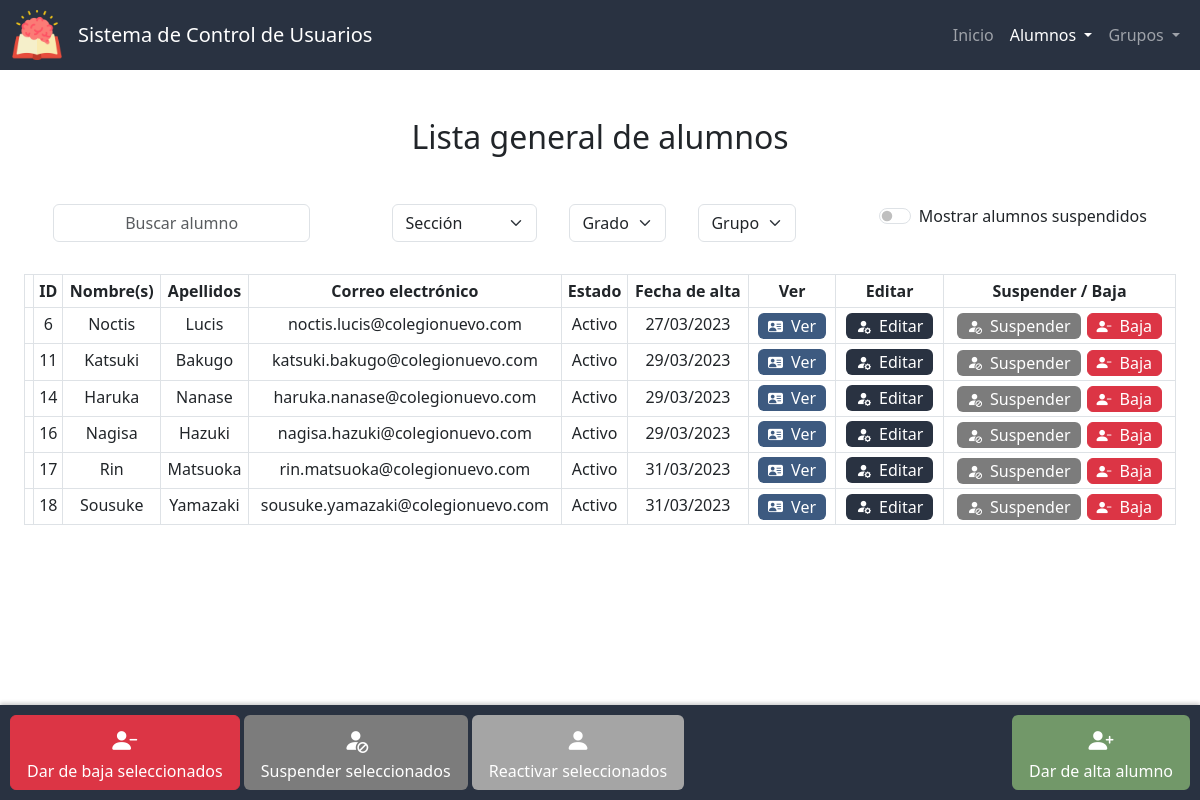
/lista_alumnos, run on an earlier commit of the app's database.
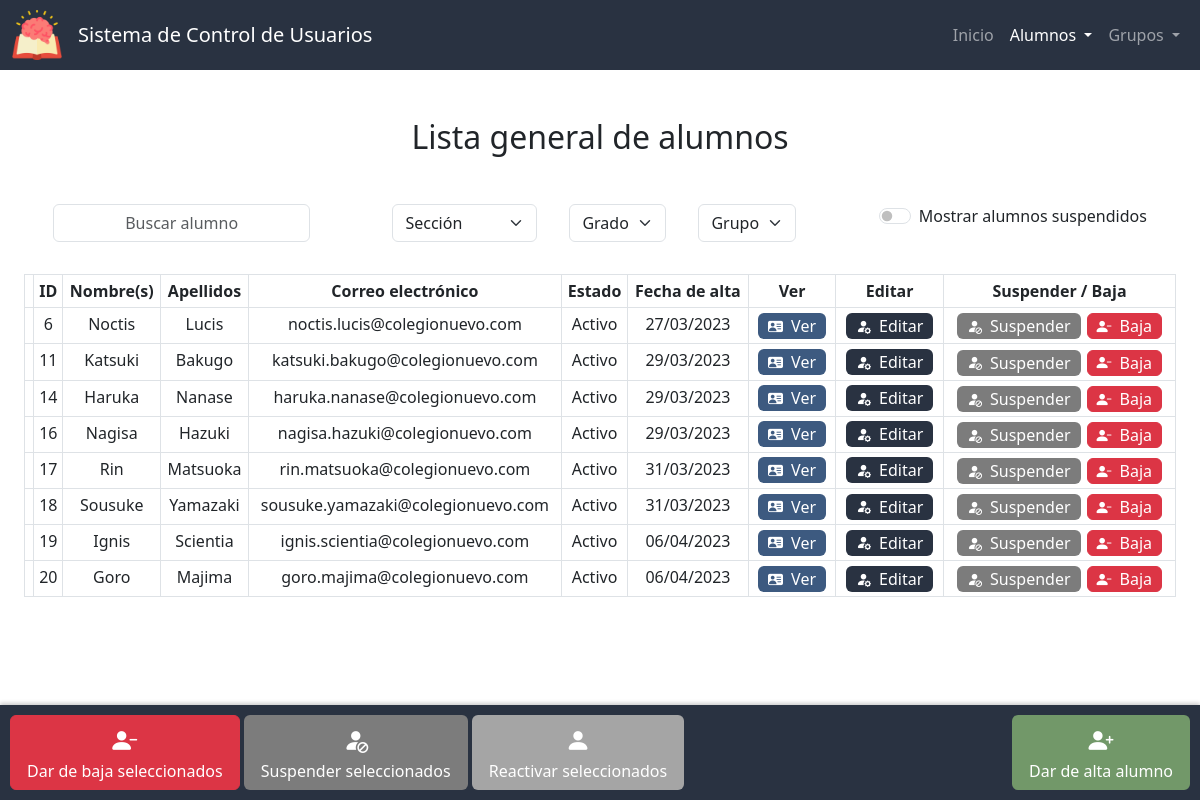
And on a later commit of the database.
### app.py (models this page shows, shortened)
class Alumnos(db.Model):
    id = db.Column(db.Integer, primary_key=True)
    nombre = db.Column(db.String(50), nullable=False)
    apellidos = db.Column(db.String(50), nullable=False)
    correo = db.Column(db.String(50), nullable=False, unique=True)
    estado = db.Column(db.Integer, nullable=False, default=0) # 0 - activo, 1 - suspendido, 2 - baja
    fecha_de_creacion = db.Column(db.DateTime, nullable=False, default=datetime.now)

### app.py (the view)
@app.route("/lista_alumnos", methods=["GET", "POST"])
def lista_alumnos():
    if request.method == "POST":
        grupo_actual = {}
        grupo_actual["seccion"] = request.form.get("seccion")
        grupo_actual["grado"] = request.form.get("grado")
        grupo_actual["grupo"] = request.form.get("grupo")
        suspendidos = True if request.form.get("suspendidos") == "on" else False
        estado = [0, 1] if suspendidos else [0]
        secciones = db.session.query(Grupos.seccion).distinct().all()
        datos = consultar_alumnos(grupo_actual, suspendidos,estado)
        if datos:
            return render_template("lista_alumnos.html", active="Lista de alumnos", lista=datos['lista'] , estados=ESTADOSV, grupo_actual=grupo_actual, secciones=secciones, grados=datos['grados'], grupos=datos['grupos'], suspendidos=suspendidos)
        else:
            lista = Alumnos.query.filter(Alumnos.estado.in_(estado)).all()
            return render_template("lista_alumnos.html", active="Lista de alumnos", lista=lista, estados=ESTADOSV, grupo_actual=None, secciones=secciones, grados=None, grupos=None, suspendidos=suspendidos)
    else:
        estado = 0
        lista = Alumnos.query.filter(Alumnos.estado == estado).all()
        secciones = db.session.query(Grupos.seccion).distinct().all()
        return render_template("lista_alumnos.html", active="Lista de alumnos", lista=lista, estados=ESTADOSV, grupo_actual=None, secciones=secciones, grados=None, grupos=None)

### templates/lista_alumnos.html (shortened to what this page needs)
{% extends "layout.html" %}
{% block scripts %}
    <link href="https://unpkg.com/bootstrap-table@1.21.3/dist/bootstrap-table.min.css" rel="stylesheet">
{% endblock %}
{% block main %}
    <h2 class="mb-5">
        {% if grupo_actual %} Lista de {% else %} Lista general de alumnos {% endif %}
    </h2>
    <form id="form-buscar-grupo" action="/lista_alumnos" method="post">
        <div class="d-flex justify-content-around">
            <div class="mb-3 mx-3">
                <input autocomplete="off" class="form-control mx-auto w-auto" autofocus id="buscar" placeholder="Buscar alumno" type="text">
            </div>
            <div class="d-flex flex-row bd-highlight mb-3 justify-content-center">
                <div class="mb-3 mx-3">
                    <select class="select form-select mx-auto w-auto" name="seccion" id="seccion" required>
                        <option selected value="">Sección</option>
                    </select>
                </div>
                <div class="d-flex flex-row justify-content-center" {% if grupo_actual.seccion %} style="display:block" {% else %} style="display:none" {% endif %}>
                    <div class="mb-3 mx-3">
                        <select class="select form-select mx-auto w-auto" name="grado" id="grado" required>
                            <option selected value="">Grado</option>
                        </select>
                    </div>
                    <div class="mb-3 mx-3">
                        <select class="select form-select mx-auto w-auto" name="grupo" id="grupo" required>
                            <option selected value="">Grupo</option>
                        </select>
                    </div>
                </div>
            </div>
            <div class="mb-3 mx-3">
                <div class="form-check form-switch switch-primario">
                    <input class="form-check-input" type="checkbox" id="suspendidos" name="suspendidos" {% if suspendidos %} checked {% endif %}>
                    <label class="form-check-label" for="suspendidos">Mostrar alumnos suspendidos</label>
                </div>
            </div>
        </div>
    </form>
    <div id="alumnos-div" class="container-fluid">
        <table id="tabla-alumnos" class="table table-hover table-bordered table-sm"
        data-search="true" data-search-accent-neutralise="true" data-search-selector="#buscar"
        data-show-columns="true" data-show-columns-toggle-all="true"
        data-show-pagination-switch="true" data-show-toggle="true" data-show-fullscreen="true"
        data-buttons-class="" data-locale="es-MX" data-visible-search="true"
        data-page-list="[10, 25, 50, 100, All]" data-select-item-name="selectedItems">
            <thead id="thead" class="color-primario">
                <tr>
                    <th data-field="state" data-checkbox="true"></th>
                    <th data-sortable="true" scope="col" data-visible="false" >ID</th>
                    <th data-sortable="true" scope="col">Nombre(s)</th>
                    <th data-sortable="true" scope="col">Apellidos</th>
                    <th data-sortable="true" scope="col">Correo electrónico</th>
                    <th data-sortable="true" scope="col" class="col-movil">Estado</th>
                    <th data-sortable="true" scope="col" class="col-movil">Fecha de alta</th>
                    <th>Ver</th>
                    <th class="col-movil">Editar</th>
                    <th class="col-movil">Suspender / Baja</th>
                </tr>
            </thead>
            <tbody id="tbody">
                {% for i in lista %}
                    <tr {% if i.estado == 1 %} class="suspendido" {% endif %}>
                        <td></td>
                        <td>{{ i.id }}</td>
                        <td >{{ i.nombre }}</td>
                        <td>{{ i.apellidos }}</td>
                        <td>{{ i.correo }}</td>
                        <td>{{ estados[i.estado] }}</td>
                        <td>{{ i.fecha_de_creacion.strftime('%d/%m/%Y') }}</td>
                        <td>
                            <form action="/ver_alumno" method="get">
                                <button type="submit" class="edit btn ver" title="Ver alumno"><i class="bi-small bi bi-person-vcard-fill mx-1"></i><span class="mx-1 no-movil">Ver</span></button>
                            </form>
                        </td>
                        <td>
                            <form action="/editar_alumno" method="get">
                                <button type="submit" class="edit btn color-primario" title="Editar alumno"><i class="bi-small bi bi-person-fill-gear mx-1"></i><span class="mx-1 no-movil">Editar</span></button>
                            </form>
                        </td>
                        <td>
                            <div class="btn-group">
                                <div {% if i.estado == 1 %} style="display:none;" {% endif %}>
                                    <form action="/suspender_alumno" method="post">
                                        <button type="submit" class="edit btn gris-oscuro" title="Suspender alumno"><i class="bi-small bi-person-fill-slash mx-1"></i><span class="mx-1 no-movil">Suspender</span></button>
                                    </form>
                                </div>
                                <form id="form-eliminar-alumno" action="/eliminar_alumno" method="post">
                                    <button type="button" class="edit btn btn-danger" title="Eliminar alumno" onclick="confirmarEliminar('{{ i.id }}', '{{ i.nombre }}', '{{ i.apellidos }}')"><i class="bi-small bi bi-person-dash-fill mx-1"></i><span class="mx-1 no-movil">Baja</span></button>
                                </form>
                            </div>
                        </td>
                    </tr>
                {% endfor %}
            </tbody>
        </table>
    </div>
    <div class="botones-fijos d-flex justify-content-between">
        <div class="btn-group">
            <div>
                <button id="eliminar-seleccionados" class="btn-big btn btn-danger" title="Dar de baja seleccionados"><i class="bi bi-person-dash-fill"></i><div class="mx-1 no-movil">Dar de baja seleccionados</div></button>
                <button id="suspender-seleccionados" class="btn-big btn gris-oscuro" title="Suspender seleccionados"><i class="bi bi-person-fill-slash"></i><div class="mx-1 no-movil">Suspender seleccionados</div></button>
                <button id="reactivar-seleccionados" class="btn-big btn gris" title="Reactivar seleccionados"><i class="bi bi-person-fill"></i><div class="mx-1 no-movil">Reactivar seleccionados</div></button>
            </div>
        </div>
        <div>
            <form action="/alta_alumno">
                <button type="submit" class="btn-big btn verde" title="Dar de alta alumno"><i class="bi bi-person-plus-fill"></i><div class="mx-1 no-movil">Dar de alta alumno</div></button>
            </form>
        </div>
    </div>
{% endblock %}

### templates/layout.html (shortened to what this page needs)
<!DOCTYPE html>
<html lang="es">
    <head>
        <link href="https://cdn.jsdelivr.net/npm/bootstrap@5.3.0-alpha1/dist/css/bootstrap.min.css" rel="stylesheet">
        <link rel="stylesheet" href="https://cdn.jsdelivr.net/npm/bootstrap-icons@1.10.3/font/bootstrap-icons.css">
        <link rel="stylesheet" href="https://use.fontawesome.com/releases/v5.6.3/css/all.css">
        {% block scripts %}
        {% endblock %}
        <link href="/static/styles.css" rel="stylesheet">
    </head>
    <body>
        <nav class="navbar navbar-expand-sm navbar-dark">
            <div class="container-fluid">
                <a class="navbar-brand" href="/">
                    <img alt="logo de escuela" src="static\logo.png" height=50px class="d-inline-block align-top">
                </a>
                <a class="navbar-brand" href="/"><span class="movil">SCU</span><span class="no-movil">Sistema de Control de Usuarios</span></a>
                <div class="collapse navbar-collapse color-primario" id="navbarSupportedContent">
                    <ul class="navbar-nav ms-auto mb-2 mb-lg-0">
                    <li class="nav-item">
                        <a class="nav-link {% if active=='Inicio' %} active {% endif %}" aria-current="page" href="/">Inicio</a>
                    </li>
                    <li class="nav-item dropdown">
                        <a class="nav-link dropdown-toggle {% if active in ['Lista de alumnos', 'Alta alumno', 'Alumno', 'Bajas alumnos'] %} active {% endif %}" href="#" id="navbarDropdown" role="button" data-bs-toggle="dropdown" aria-expanded="false">
                        Alumnos
                        </a>
                    </li>
                    <li class="nav-item dropdown">
                        <a class="nav-link dropdown-toggle {% if grupo %} active {% endif %}" href="#" id="navbarDropdown" role="button" data-bs-toggle="dropdown" aria-expanded="false">
                        Grupos
                        </a>
                    </li>
                    </ul>
                </div>
            </div>
          </nav>
          <main class="container-fluid py-5 text-center">
            {% block main %}{% endblock %}
        </main>
    </body>
</html>

### static/styles.css (style rules this page uses)
:root { --color-primario: #293241; --color-primario-active: #3b4f69; --color-primario-hover: #334458; --letra-primario: white; --letra-primario-inactive: #9A9EA5; --letra-primario-hover: #C9CBCF; --verde: #729869; --verde-active: #588559; --amarillo: #D69900; --amarillo-active: #b17900; --color-ver: #3D5A80; --color-ver-active: #5281a7; --gris: #a5a5a5; --gris-active: #969696; --gris-oscuro: #7c7c7c; --gris-oscuro-active: #646464; }
.navbar { background-color: var(--color-primario); height: 70px; }
.color-primario { background-color: var(--color-primario); color: var(--letra-primario); }
.btn.edit { padding: 0 5px; }
.btn.edit { margin: 0 3px; }
.btn.edit, .btn-big { transition: transform 0.2s ease-in-out; }
.btn-danger { margin: 0; }
.verde { background-color: var(--verde); color: var(--letra-primario); }
.gris { background-color: var(--gris); color: var(--letra-primario); }
.gris-oscuro { background-color: var(--gris-oscuro); color: var(--letra-primario); }
.ver { background-color: var(--color-ver); color: var(--letra-primario); }
#grado, #grupo { width: 100px; }
.bi { font-size: 25px; color: var(--letra-primario); }
.bi-small { font-size: 15px; }
.d-flex { display: flex; flex-wrap: wrap; }
input { text-align: center; }
#alumnos-div { max-width: 1500px; justify-content: center; margin-bottom: 75px; }
.botones-fijos { position: fixed; bottom: 0; left: 0; right: 0; display: flex; justify-content: center; padding: 10px; background-color: var(--color-primario); box-shadow: 0 -2px 4px rgba(0, 0, 0, 0.2); }

What changed in the data, as far as the page shows it:
added Alumnos: id "19", nombre "Ignis", apellidos "Scientia", correo "ignis.scientia@colegionuevo.com", estado "Activo", fecha_de_creacion "06/04/2023"
added Alumnos: id "20", nombre "Goro", apellidos "Majima", correo "goro.majima@colegionuevo.com", estado "Activo", fecha_de_creacion "06/04/2023"
